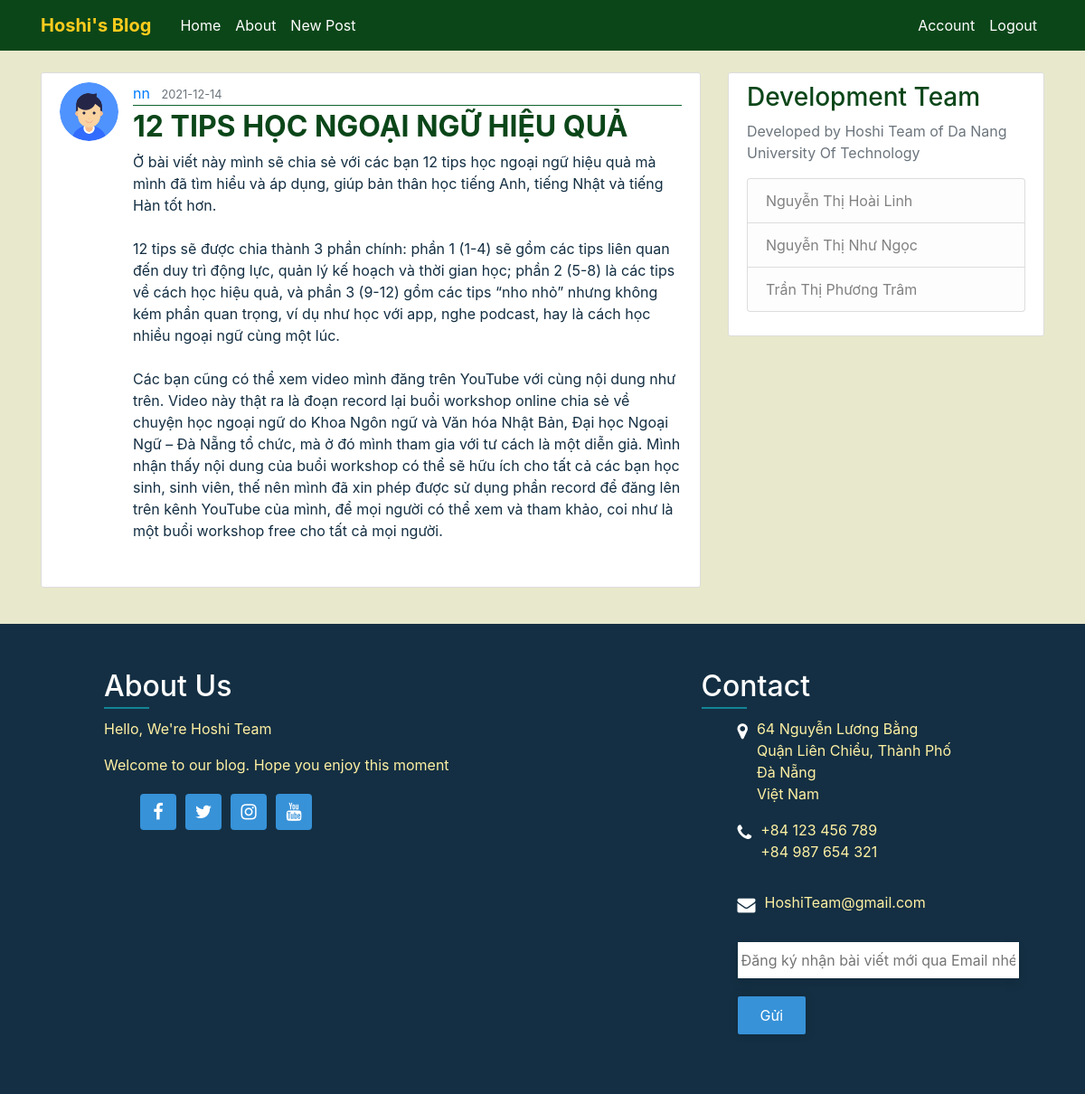
/post/11 (signed in), run on an earlier commit of the app's database.
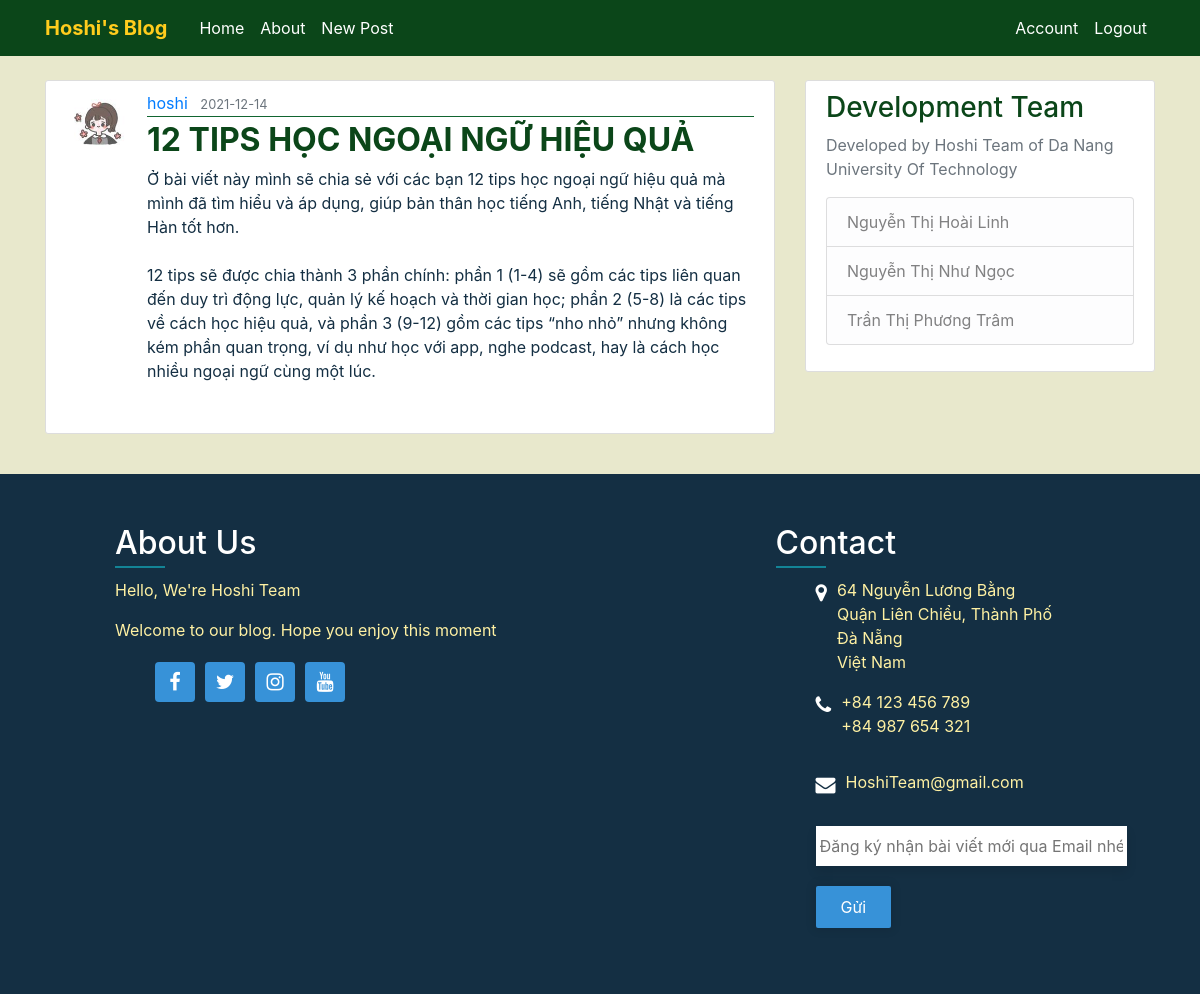
And on a later commit of the database.
### FlaskBlog/models.py (models this page shows, shortened)
class User(db.Model, UserMixin):
    id = db.Column(db.Integer, primary_key=True)
    username = db.Column(db.String(20), unique=True, nullable=False)
    email = db.Column(db.String(120), unique=True, nullable=False)
    image_file = db.Column(db.String(20), nullable=False, default='default.png')
    password = db.Column(db.String(60), nullable=False)
    posts = db.relationship('Post', backref='author', lazy=True)

class Post(db.Model):
    id = db.Column(db.Integer, primary_key=True)
    title = db.Column(db.String(100), nullable=False)
    date_posted = db.Column(db.DateTime, nullable=False, default=datetime.utcnow)
    content = db.Column(db.Text, nullable=False)
    user_id = db.Column(db.Integer, db.ForeignKey('user.id'), nullable=False)

### FlaskBlog/routes.py (the view)
@app.route("/post/<int:post_id>")
def post(post_id):
    post = Post.query.get_or_404(post_id)
    return render_template('post.html', title=post.title, post=post)

### FlaskBlog/models.py (called while the page is built)
@login_manager.user_loader
def load_user(user_id):
    return User.query.get(int(user_id))

### FlaskBlog/templates/post.html (shortened to what this page needs)
{% extends "layout.html" %}
{% block content %}
  <article class="media content-section">
    <img class="rounded-circle article-img" src="{{ url_for('static', filename='avatar/' + post.author.image_file) }}">
    <div class="media-body">
      <div class="article-metadata">
        <a class="mr-2" href="#">{{ post.author.username }}</a>
        <small class="text-muted">{{ post.date_posted.strftime('%Y-%m-%d') }}</small>
      </div>
      <h2 class="article-title">{{ post.title }}</h2>
      <p class="article-content">{{ post.content }}</p>
    </div>
  </article>
{% endblock content %}

What changed in the data, as far as the page shows it:
changed User: image_file: picture added in place of a placeholder; author.username "nn" → "hoshi"
changed Post "12 TIPS HỌC NGOẠI NGỮ HIỆU QUẢ": content "…ngữ cùng một lúc. Các bạn cũng có thể xem video mình đăng trên YouTube với cùng nội dung như trên. Video này thật ra là đoạn record lại buổi workshop online chia sẻ về chuyện học ngoại ngữ do Khoa Ngôn ngữ và Văn hóa Nhật Bản, Đại học Ngoại Ngữ – Đà Nẵng tổ chức, mà ở đó mình tham gia với tư cách là một diễn giả. Mình nhận thấy nội dung của buổi workshop có thể sẽ hữu ích cho tất cả các bạn học sinh, sinh viên, thế nên mình đã xin phép được sử dụng phần record để đăng lên trên kênh YouTube của mình, để mọi người có thể xem và tham khảo, coi như là một buổi workshop free cho tất cả mọi người." → "…ngữ cùng một lúc."
